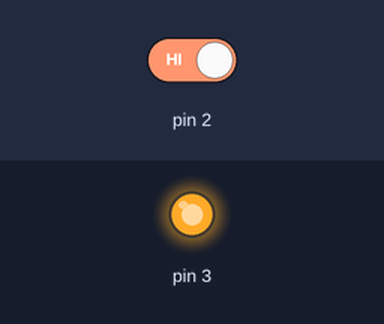
Bench run of a sketch on a simulated Arduino Uno, built with avr-gcc and run on an emulated ATmega328P. Parts: output pins drawn as LEDs (lit = HIGH). The inputs (shaded band) are chosen by the test bench; at power-on: pin 2 HIGH.

Above: at 1.2 s.
1.3 s: pin 2 driven LOW
At 2.0 s:
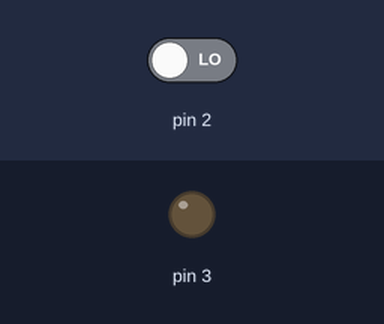
Timing chart, 0 to 4.3 s (numbered marks = the images above; inputs shaded):
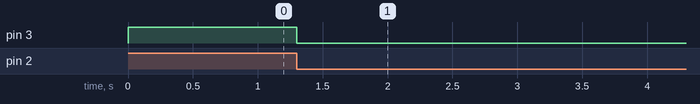

The sketch:

sketch_sep22a.ino
```cpp
void setup() {
  // put your setup code here, to run once:
pinMode(2,INPUT);
pinMode(3,OUTPUT);
digitalWrite(3,HIGH);
}


void loop() {
  // put your main code here, to run repeatedly:
if(digitalRead(2)==0)
  digitalWrite(3,LOW);

}
```

Measured:
- after the input at 1.3 s, pin 3: HIGH → LOW at once
